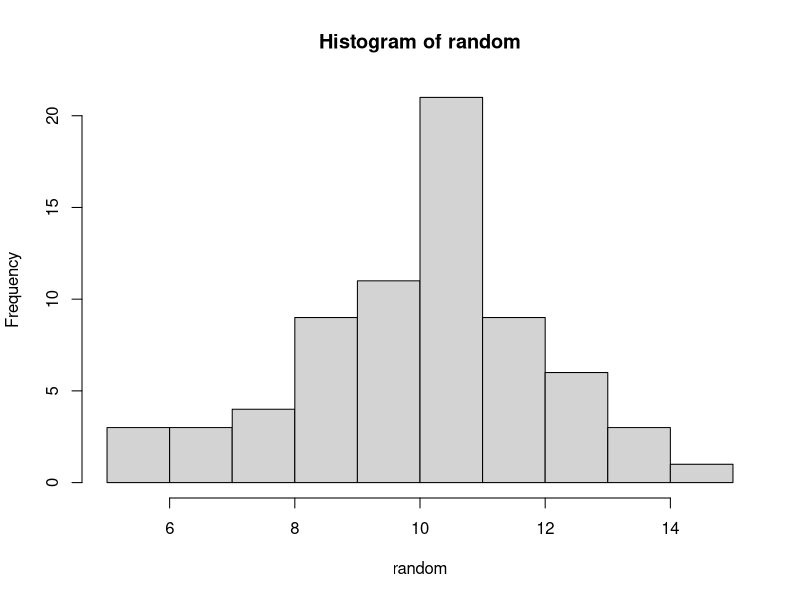
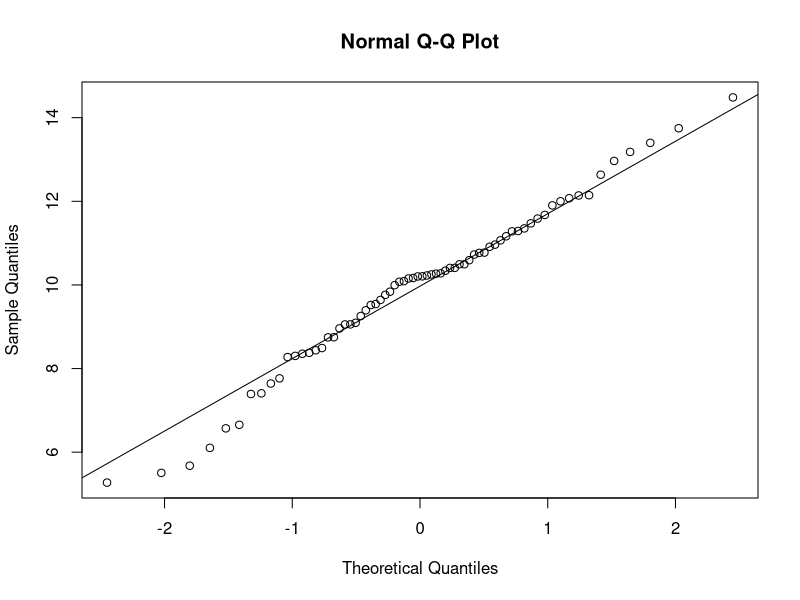

Source code (R) for these figures, in order:
## ---- chunk 1
knitr::opts_chunk$set(echo = TRUE)
## ---- chunk 2
set.seed(NULL);
random <- rnorm(70, 10, 2);
print(random)
## ---- chunk 3
hist(random, breaks=10);
## ---- chunk 4
qqnorm(random)
qqline(random)
## ---- chunk 5
shapiro.test(random)
## ---- chunk 6
median(random)
## ---- chunk 7
mean(random)
## ---- chunk 8
range(random)
res <- range(random); diff(res)
min(random); max(random)
## ---- chunk 9
IQR(random)
quantile(random); quantile(random, 0.30)
## ---- chunk 10
var(random)
## ---- chunk 11
sd(random)
